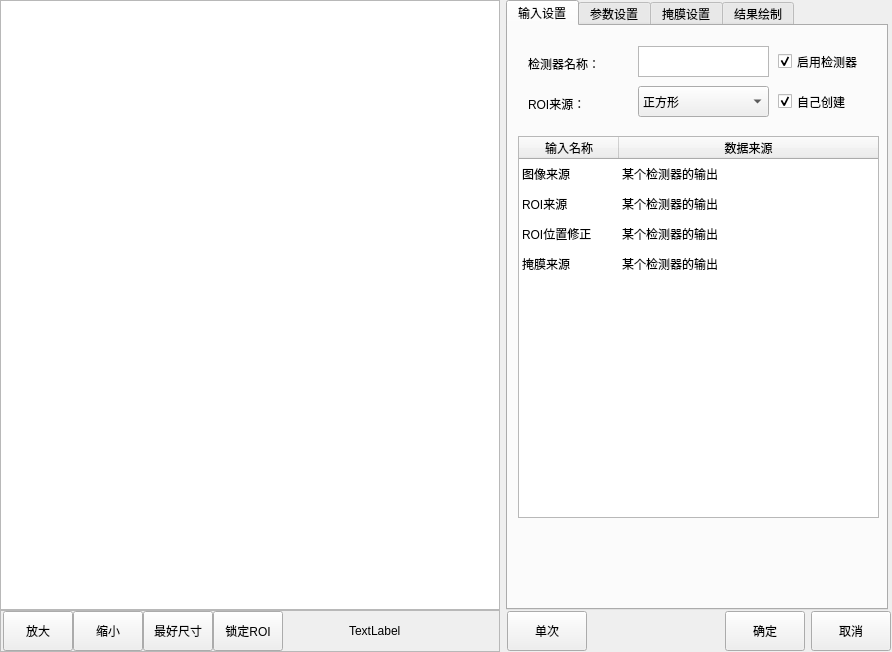
<?xml version="1.0" encoding="UTF-8"?>
<ui version="4.0">
 <class>CMvImageDefect</class>
 <widget class="QWidget" name="CMvImageDefect">
  <property name="geometry">
   <rect>
    <x>0</x>
    <y>0</y>
    <width>892</width>
    <height>652</height>
   </rect>
  </property>
  <property name="windowTitle">
   <string>图像缺陷</string>
  </property>
  <layout class="QHBoxLayout" name="horizontalLayout_3">
   <property name="leftMargin">
    <number>0</number>
   </property>
   <property name="topMargin">
    <number>0</number>
   </property>
   <property name="rightMargin">
    <number>0</number>
   </property>
   <property name="bottomMargin">
    <number>0</number>
   </property>
   <item>
    <layout class="QVBoxLayout" name="verticalLayout">
     <property name="spacing">
      <number>0</number>
     </property>
     <item>
      <widget class="QGraphicsView" name="graphicsView_mainImage">
       <property name="minimumSize">
        <size>
         <width>500</width>
         <height>600</height>
        </size>
       </property>
      </widget>
     </item>
     <item>
      <widget class="QFrame" name="frame">
       <property name="minimumSize">
        <size>
         <width>0</width>
         <height>42</height>
        </size>
       </property>
       <property name="maximumSize">
        <size>
         <width>16777215</width>
         <height>42</height>
        </size>
       </property>
       <property name="frameShape">
        <enum>QFrame::StyledPanel</enum>
       </property>
       <property name="frameShadow">
        <enum>QFrame::Raised</enum>
       </property>
       <layout class="QHBoxLayout" name="horizontalLayout">
        <property name="spacing">
         <number>0</number>
        </property>
        <property name="leftMargin">
         <number>2</number>
        </property>
        <property name="topMargin">
         <number>0</number>
        </property>
        <property name="rightMargin">
         <number>0</number>
        </property>
        <property name="bottomMargin">
         <number>0</number>
        </property>
        <item>
         <widget class="QPushButton" name="pushButton_zoomIn">
          <property name="minimumSize">
           <size>
            <width>70</width>
            <height>40</height>
           </size>
          </property>
          <property name="maximumSize">
           <size>
            <width>70</width>
            <height>40</height>
           </size>
          </property>
          <property name="text">
           <string>放大</string>
          </property>
         </widget>
        </item>
        <item>
         <widget class="QPushButton" name="pushButton_zoomOut">
          <property name="minimumSize">
           <size>
            <width>70</width>
            <height>40</height>
           </size>
          </property>
          <property name="maximumSize">
           <size>
            <width>70</width>
            <height>40</height>
           </size>
          </property>
          <property name="text">
           <string>缩小</string>
          </property>
         </widget>
        </item>
        <item>
         <widget class="QPushButton" name="pushButton_zoomBest">
          <property name="minimumSize">
           <size>
            <width>70</width>
            <height>40</height>
           </size>
          </property>
          <property name="maximumSize">
           <size>
            <width>70</width>
            <height>40</height>
           </size>
          </property>
          <property name="text">
           <string>最好尺寸</string>
          </property>
         </widget>
        </item>
        <item>
         <widget class="QPushButton" name="pushButton_lockRoiMove">
          <property name="minimumSize">
           <size>
            <width>70</width>
            <height>40</height>
           </size>
          </property>
          <property name="maximumSize">
           <size>
            <width>70</width>
            <height>40</height>
           </size>
          </property>
          <property name="text">
           <string>锁定ROI</string>
          </property>
         </widget>
        </item>
        <item>
         <spacer name="horizontalSpacer">
          <property name="orientation">
           <enum>Qt::Horizontal</enum>
          </property>
          <property name="sizeHint" stdset="0">
           <size>
            <width>63</width>
            <height>20</height>
           </size>
          </property>
         </spacer>
        </item>
        <item>
         <widget class="QLabel" name="label_mousePos">
          <property name="minimumSize">
           <size>
            <width>150</width>
            <height>40</height>
           </size>
          </property>
          <property name="maximumSize">
           <size>
            <width>150</width>
            <height>40</height>
           </size>
          </property>
          <property name="text">
           <string>TextLabel</string>
          </property>
         </widget>
        </item>
       </layout>
      </widget>
     </item>
    </layout>
   </item>
   <item>
    <layout class="QVBoxLayout" name="verticalLayout_2">
     <property name="spacing">
      <number>0</number>
     </property>
     <item>
      <widget class="QTabWidget" name="tabWidget">
       <property name="minimumSize">
        <size>
         <width>382</width>
         <height>602</height>
        </size>
       </property>
       <property name="maximumSize">
        <size>
         <width>380</width>
         <height>16777215</height>
        </size>
       </property>
       <property name="currentIndex">
        <number>0</number>
       </property>
       <widget class="QWidget" name="tab">
        <attribute name="title">
         <string>输入设置</string>
        </attribute>
        <widget class="QTableWidget" name="tableWidget_input">
         <property name="geometry">
          <rect>
           <x>10</x>
           <y>110</y>
           <width>361</width>
           <height>382</height>
          </rect>
         </property>
         <property name="minimumSize">
          <size>
           <width>361</width>
           <height>382</height>
          </size>
         </property>
         <property name="maximumSize">
          <size>
           <width>361</width>
           <height>382</height>
          </size>
         </property>
         <property name="editTriggers">
          <set>QAbstractItemView::NoEditTriggers</set>
         </property>
         <property name="selectionMode">
          <enum>QAbstractItemView::SingleSelection</enum>
         </property>
         <property name="selectionBehavior">
          <enum>QAbstractItemView::SelectRows</enum>
         </property>
         <property name="showGrid">
          <bool>false</bool>
         </property>
         <attribute name="horizontalHeaderStretchLastSection">
          <bool>true</bool>
         </attribute>
         <attribute name="verticalHeaderVisible">
          <bool>false</bool>
         </attribute>
         <row>
          <property name="text">
           <string>1</string>
          </property>
         </row>
         <row>
          <property name="text">
           <string>2</string>
          </property>
         </row>
         <row>
          <property name="text">
           <string>3</string>
          </property>
         </row>
         <row>
          <property name="text">
           <string>4</string>
          </property>
         </row>
         <column>
          <property name="text">
           <string>输入名称</string>
          </property>
         </column>
         <column>
          <property name="text">
           <string>数据来源</string>
          </property>
         </column>
         <item row="0" column="0">
          <property name="text">
           <string>图像来源</string>
          </property>
         </item>
         <item row="0" column="1">
          <property name="text">
           <string>某个检测器的输出</string>
          </property>
         </item>
         <item row="1" column="0">
          <property name="text">
           <string>ROI来源</string>
          </property>
         </item>
         <item row="1" column="1">
          <property name="text">
           <string>某个检测器的输出</string>
          </property>
         </item>
         <item row="2" column="0">
          <property name="text">
           <string>ROI位置修正</string>
          </property>
         </item>
         <item row="2" column="1">
          <property name="text">
           <string>某个检测器的输出</string>
          </property>
         </item>
         <item row="3" column="0">
          <property name="text">
           <string>掩膜来源</string>
          </property>
         </item>
         <item row="3" column="1">
          <property name="text">
           <string>某个检测器的输出</string>
          </property>
         </item>
        </widget>
        <widget class="QLabel" name="label_funcName">
         <property name="geometry">
          <rect>
           <x>20</x>
           <y>30</y>
           <width>81</width>
           <height>16</height>
          </rect>
         </property>
         <property name="text">
          <string>检测器名称：</string>
         </property>
        </widget>
        <widget class="QLabel" name="label_roiCreat">
         <property name="geometry">
          <rect>
           <x>20</x>
           <y>70</y>
           <width>91</width>
           <height>16</height>
          </rect>
         </property>
         <property name="text">
          <string>ROI来源：</string>
         </property>
        </widget>
        <widget class="QCheckBox" name="checkBox_enableFunc">
         <property name="geometry">
          <rect>
           <x>270</x>
           <y>20</y>
           <width>101</width>
           <height>31</height>
          </rect>
         </property>
         <property name="minimumSize">
          <size>
           <width>101</width>
           <height>31</height>
          </size>
         </property>
         <property name="text">
          <string>启用检测器</string>
         </property>
         <property name="checked">
          <bool>true</bool>
         </property>
        </widget>
        <widget class="QCheckBox" name="checkBox_roiCreat">
         <property name="geometry">
          <rect>
           <x>270</x>
           <y>60</y>
           <width>101</width>
           <height>31</height>
          </rect>
         </property>
         <property name="minimumSize">
          <size>
           <width>101</width>
           <height>31</height>
          </size>
         </property>
         <property name="text">
          <string>自己创建</string>
         </property>
         <property name="checked">
          <bool>true</bool>
         </property>
         <property name="tristate">
          <bool>false</bool>
         </property>
        </widget>
        <widget class="QPlainTextEdit" name="plainTextEdit_funcName">
         <property name="geometry">
          <rect>
           <x>130</x>
           <y>20</y>
           <width>131</width>
           <height>31</height>
          </rect>
         </property>
         <property name="minimumSize">
          <size>
           <width>131</width>
           <height>31</height>
          </size>
         </property>
         <property name="maximumSize">
          <size>
           <width>131</width>
           <height>31</height>
          </size>
         </property>
         <property name="overwriteMode">
          <bool>false</bool>
         </property>
        </widget>
        <widget class="QComboBox" name="comboBox_imageSource">
         <property name="geometry">
          <rect>
           <x>130</x>
           <y>60</y>
           <width>131</width>
           <height>31</height>
          </rect>
         </property>
         <property name="minimumSize">
          <size>
           <width>131</width>
           <height>31</height>
          </size>
         </property>
         <property name="maximumSize">
          <size>
           <width>131</width>
           <height>31</height>
          </size>
         </property>
         <item>
          <property name="text">
           <string>正方形</string>
          </property>
         </item>
         <item>
          <property name="text">
           <string>圆形</string>
          </property>
         </item>
         <item>
          <property name="text">
           <string>多边形</string>
          </property>
         </item>
        </widget>
       </widget>
       <widget class="QWidget" name="tab_2">
        <attribute name="title">
         <string>参数设置</string>
        </attribute>
        <widget class="QLabel" name="label_defectType">
         <property name="geometry">
          <rect>
           <x>130</x>
           <y>20</y>
           <width>111</width>
           <height>31</height>
          </rect>
         </property>
         <property name="text">
          <string>缺陷类型：</string>
         </property>
        </widget>
        <widget class="QComboBox" name="comboBox_defectType">
         <property name="geometry">
          <rect>
           <x>130</x>
           <y>50</y>
           <width>101</width>
           <height>31</height>
          </rect>
         </property>
         <item>
          <property name="text">
           <string>所有缺陷</string>
          </property>
         </item>
         <item>
          <property name="text">
           <string>暗于模板</string>
          </property>
         </item>
         <item>
          <property name="text">
           <string>亮于模板</string>
          </property>
         </item>
        </widget>
        <widget class="QLabel" name="label_titleJudged">
         <property name="geometry">
          <rect>
           <x>0</x>
           <y>190</y>
           <width>381</width>
           <height>31</height>
          </rect>
         </property>
         <property name="styleSheet">
          <string notr="true">background-color: qlineargradient(spread:pad, x1:0, y1:0, x2:1, y2:0, stop:0 rgba(80, 80, 80, 255), stop:1 rgba(120, 120, 120, 120));
color: rgb(255, 255, 255);</string>
         </property>
         <property name="text">
          <string>  筛选</string>
         </property>
         <property name="alignment">
          <set>Qt::AlignLeading|Qt::AlignLeft|Qt::AlignVCenter</set>
         </property>
        </widget>
        <widget class="QLabel" name="label_editTemplate">
         <property name="geometry">
          <rect>
           <x>10</x>
           <y>20</y>
           <width>111</width>
           <height>31</height>
          </rect>
         </property>
         <property name="text">
          <string>编辑模板：</string>
         </property>
        </widget>
        <widget class="QLabel" name="label_defectiveInformation">
         <property name="geometry">
          <rect>
           <x>10</x>
           <y>510</y>
           <width>111</width>
           <height>31</height>
          </rect>
         </property>
         <property name="text">
          <string>缺陷信息：</string>
         </property>
        </widget>
        <widget class="QPushButton" name="pushButton_editTemplate">
         <property name="geometry">
          <rect>
           <x>10</x>
           <y>50</y>
           <width>101</width>
           <height>31</height>
          </rect>
         </property>
         <property name="minimumSize">
          <size>
           <width>0</width>
           <height>0</height>
          </size>
         </property>
         <property name="text">
          <string>编辑模板</string>
         </property>
        </widget>
        <widget class="QPushButton" name="pushButton_defectiveInformation">
         <property name="geometry">
          <rect>
           <x>10</x>
           <y>540</y>
           <width>101</width>
           <height>31</height>
          </rect>
         </property>
         <property name="minimumSize">
          <size>
           <width>0</width>
           <height>0</height>
          </size>
         </property>
         <property name="text">
          <string>显示缺陷信息</string>
         </property>
        </widget>
        <widget class="QGroupBox" name="groupBox_area">
         <property name="enabled">
          <bool>false</bool>
         </property>
         <property name="geometry">
          <rect>
           <x>0</x>
           <y>250</y>
           <width>241</width>
           <height>79</height>
          </rect>
         </property>
         <property name="minimumSize">
          <size>
           <width>0</width>
           <height>0</height>
          </size>
         </property>
         <property name="title">
          <string>缺陷面积筛选</string>
         </property>
         <property name="checkable">
          <bool>false</bool>
         </property>
         <widget class="QDoubleSpinBox" name="doubleSpinBox_areaMax">
          <property name="geometry">
           <rect>
            <x>10</x>
            <y>40</y>
            <width>101</width>
            <height>31</height>
           </rect>
          </property>
          <property name="maximum">
           <double>50000000.000000000000000</double>
          </property>
         </widget>
         <widget class="QDoubleSpinBox" name="doubleSpinBox_areaMin">
          <property name="geometry">
           <rect>
            <x>130</x>
            <y>40</y>
            <width>101</width>
            <height>31</height>
           </rect>
          </property>
          <property name="maximum">
           <double>50000000.000000000000000</double>
          </property>
         </widget>
         <widget class="QLabel" name="label_23">
          <property name="geometry">
           <rect>
            <x>10</x>
            <y>10</y>
            <width>111</width>
            <height>31</height>
           </rect>
          </property>
          <property name="text">
           <string>缺陷面积上限：</string>
          </property>
         </widget>
         <widget class="QLabel" name="label_24">
          <property name="geometry">
           <rect>
            <x>130</x>
            <y>10</y>
            <width>111</width>
            <height>31</height>
           </rect>
          </property>
          <property name="text">
           <string>缺陷面积下限：</string>
          </property>
         </widget>
        </widget>
        <widget class="QCheckBox" name="checkBox_area">
         <property name="geometry">
          <rect>
           <x>260</x>
           <y>260</y>
           <width>47</width>
           <height>16</height>
          </rect>
         </property>
         <property name="text">
          <string>开启</string>
         </property>
        </widget>
        <widget class="QGroupBox" name="groupBox_rectangleWidth">
         <property name="enabled">
          <bool>false</bool>
         </property>
         <property name="geometry">
          <rect>
           <x>0</x>
           <y>340</y>
           <width>241</width>
           <height>79</height>
          </rect>
         </property>
         <property name="minimumSize">
          <size>
           <width>0</width>
           <height>0</height>
          </size>
         </property>
         <property name="title">
          <string>缺陷斜矩形宽度筛选：</string>
         </property>
         <widget class="QDoubleSpinBox" name="doubleSpinBox_rectangleMaxWidth">
          <property name="geometry">
           <rect>
            <x>10</x>
            <y>40</y>
            <width>101</width>
            <height>31</height>
           </rect>
          </property>
          <property name="maximum">
           <double>999999.000000000000000</double>
          </property>
         </widget>
         <widget class="QDoubleSpinBox" name="doubleSpinBox_rectangleMinWidth">
          <property name="geometry">
           <rect>
            <x>130</x>
            <y>40</y>
            <width>101</width>
            <height>31</height>
           </rect>
          </property>
          <property name="maximum">
           <double>999999.000000000000000</double>
          </property>
         </widget>
         <widget class="QLabel" name="label_11">
          <property name="geometry">
           <rect>
            <x>10</x>
            <y>10</y>
            <width>111</width>
            <height>31</height>
           </rect>
          </property>
          <property name="text">
           <string>最小矩形宽度上限：</string>
          </property>
         </widget>
         <widget class="QLabel" name="label_12">
          <property name="geometry">
           <rect>
            <x>130</x>
            <y>10</y>
            <width>111</width>
            <height>31</height>
           </rect>
          </property>
          <property name="text">
           <string>最小矩形宽度下限：</string>
          </property>
         </widget>
        </widget>
        <widget class="QCheckBox" name="checkBox_rectangleWidth">
         <property name="geometry">
          <rect>
           <x>260</x>
           <y>350</y>
           <width>49</width>
           <height>16</height>
          </rect>
         </property>
         <property name="minimumSize">
          <size>
           <width>49</width>
           <height>16</height>
          </size>
         </property>
         <property name="text">
          <string>开启</string>
         </property>
        </widget>
        <widget class="QGroupBox" name="groupBox_rectangleHight">
         <property name="enabled">
          <bool>false</bool>
         </property>
         <property name="geometry">
          <rect>
           <x>0</x>
           <y>430</y>
           <width>241</width>
           <height>79</height>
          </rect>
         </property>
         <property name="minimumSize">
          <size>
           <width>0</width>
           <height>0</height>
          </size>
         </property>
         <property name="title">
          <string>缺陷斜矩形高度筛选：</string>
         </property>
         <widget class="QDoubleSpinBox" name="doubleSpinBox_rectangleMaxHight">
          <property name="geometry">
           <rect>
            <x>10</x>
            <y>40</y>
            <width>101</width>
            <height>31</height>
           </rect>
          </property>
          <property name="maximum">
           <double>100.000000000000000</double>
          </property>
         </widget>
         <widget class="QDoubleSpinBox" name="doubleSpinBox_rectangleMinHight">
          <property name="geometry">
           <rect>
            <x>130</x>
            <y>40</y>
            <width>101</width>
            <height>31</height>
           </rect>
          </property>
          <property name="maximum">
           <double>999999.000000000000000</double>
          </property>
         </widget>
         <widget class="QLabel" name="label_15">
          <property name="geometry">
           <rect>
            <x>10</x>
            <y>10</y>
            <width>111</width>
            <height>31</height>
           </rect>
          </property>
          <property name="text">
           <string>最小矩形高度上限：</string>
          </property>
         </widget>
         <widget class="QLabel" name="label_16">
          <property name="geometry">
           <rect>
            <x>130</x>
            <y>10</y>
            <width>111</width>
            <height>31</height>
           </rect>
          </property>
          <property name="text">
           <string>最小矩形高度下限：</string>
          </property>
         </widget>
        </widget>
        <widget class="QCheckBox" name="checkBox_rectangleHight">
         <property name="geometry">
          <rect>
           <x>260</x>
           <y>440</y>
           <width>47</width>
           <height>16</height>
          </rect>
         </property>
         <property name="text">
          <string>开启</string>
         </property>
        </widget>
        <widget class="QGroupBox" name="groupBox_grayLevel">
         <property name="geometry">
          <rect>
           <x>0</x>
           <y>90</y>
           <width>361</width>
           <height>79</height>
          </rect>
         </property>
         <property name="minimumSize">
          <size>
           <width>271</width>
           <height>0</height>
          </size>
         </property>
         <property name="maximumSize">
          <size>
           <width>16777215</width>
           <height>16777215</height>
          </size>
         </property>
         <property name="title">
          <string>缺陷灰度阈值</string>
         </property>
         <widget class="QSpinBox" name="spinBox_grayLevelMax">
          <property name="geometry">
           <rect>
            <x>10</x>
            <y>40</y>
            <width>101</width>
            <height>31</height>
           </rect>
          </property>
          <property name="minimumSize">
           <size>
            <width>0</width>
            <height>0</height>
           </size>
          </property>
          <property name="maximum">
           <number>255</number>
          </property>
         </widget>
         <widget class="QSpinBox" name="spinBox_grayLevelMin">
          <property name="geometry">
           <rect>
            <x>130</x>
            <y>40</y>
            <width>101</width>
            <height>31</height>
           </rect>
          </property>
          <property name="maximum">
           <number>255</number>
          </property>
         </widget>
         <widget class="QLabel" name="label_21">
          <property name="geometry">
           <rect>
            <x>10</x>
            <y>10</y>
            <width>111</width>
            <height>31</height>
           </rect>
          </property>
          <property name="text">
           <string>缺陷灰度上限：</string>
          </property>
         </widget>
         <widget class="QLabel" name="label_22">
          <property name="geometry">
           <rect>
            <x>130</x>
            <y>10</y>
            <width>111</width>
            <height>31</height>
           </rect>
          </property>
          <property name="text">
           <string>灰度下限缺陷：</string>
          </property>
         </widget>
         <widget class="QLabel" name="label_ImageDifferences">
          <property name="geometry">
           <rect>
            <x>250</x>
            <y>10</y>
            <width>111</width>
            <height>31</height>
           </rect>
          </property>
          <property name="text">
           <string>差异图像：</string>
          </property>
         </widget>
         <widget class="QPushButton" name="pushButton_ImageDifferences">
          <property name="geometry">
           <rect>
            <x>250</x>
            <y>40</y>
            <width>101</width>
            <height>31</height>
           </rect>
          </property>
          <property name="minimumSize">
           <size>
            <width>0</width>
            <height>0</height>
           </size>
          </property>
          <property name="text">
           <string>显示差异图像</string>
          </property>
         </widget>
        </widget>
       </widget>
       <widget class="QWidget" name="tab_3">
        <attribute name="title">
         <string>掩膜设置</string>
        </attribute>
        <widget class="QWidget" name="widget_Mask" native="true">
         <property name="enabled">
          <bool>false</bool>
         </property>
         <property name="geometry">
          <rect>
           <x>0</x>
           <y>50</y>
           <width>371</width>
           <height>251</height>
          </rect>
         </property>
         <widget class="QLabel" name="label_penWidth">
          <property name="geometry">
           <rect>
            <x>10</x>
            <y>50</y>
            <width>111</width>
            <height>31</height>
           </rect>
          </property>
          <property name="text">
           <string>画笔尺寸：</string>
          </property>
         </widget>
         <widget class="QSpinBox" name="spinBox_lightTime">
          <property name="geometry">
           <rect>
            <x>130</x>
            <y>50</y>
            <width>131</width>
            <height>31</height>
           </rect>
          </property>
          <property name="suffix">
           <string>像素</string>
          </property>
          <property name="minimum">
           <number>5</number>
          </property>
          <property name="maximum">
           <number>1000</number>
          </property>
         </widget>
         <widget class="QPushButton" name="pushButton_maskAll">
          <property name="geometry">
           <rect>
            <x>10</x>
            <y>160</y>
            <width>121</width>
            <height>40</height>
           </rect>
          </property>
          <property name="minimumSize">
           <size>
            <width>0</width>
            <height>40</height>
           </size>
          </property>
          <property name="maximumSize">
           <size>
            <width>16777215</width>
            <height>30</height>
           </size>
          </property>
          <property name="text">
           <string>掩盖所有</string>
          </property>
         </widget>
         <widget class="QPushButton" name="pushButton_maskNull">
          <property name="enabled">
           <bool>false</bool>
          </property>
          <property name="geometry">
           <rect>
            <x>10</x>
            <y>110</y>
            <width>121</width>
            <height>40</height>
           </rect>
          </property>
          <property name="minimumSize">
           <size>
            <width>0</width>
            <height>40</height>
           </size>
          </property>
          <property name="maximumSize">
           <size>
            <width>16777215</width>
            <height>30</height>
           </size>
          </property>
          <property name="text">
           <string>清空掩膜</string>
          </property>
         </widget>
         <widget class="QPushButton" name="pushButton_saveMask">
          <property name="geometry">
           <rect>
            <x>10</x>
            <y>210</y>
            <width>121</width>
            <height>40</height>
           </rect>
          </property>
          <property name="minimumSize">
           <size>
            <width>0</width>
            <height>40</height>
           </size>
          </property>
          <property name="maximumSize">
           <size>
            <width>16777215</width>
            <height>30</height>
           </size>
          </property>
          <property name="text">
           <string>保存修改</string>
          </property>
         </widget>
         <widget class="QLabel" name="label_editMode">
          <property name="geometry">
           <rect>
            <x>10</x>
            <y>10</y>
            <width>111</width>
            <height>31</height>
           </rect>
          </property>
          <property name="text">
           <string>编辑方式：</string>
          </property>
         </widget>
         <widget class="QComboBox" name="comboBox_editMode">
          <property name="geometry">
           <rect>
            <x>130</x>
            <y>10</y>
            <width>131</width>
            <height>31</height>
           </rect>
          </property>
          <item>
           <property name="text">
            <string>增加掩膜</string>
           </property>
          </item>
          <item>
           <property name="text">
            <string>删除掩膜</string>
           </property>
          </item>
         </widget>
        </widget>
        <widget class="QLabel" name="label_dEtectionMask">
         <property name="geometry">
          <rect>
           <x>10</x>
           <y>20</y>
           <width>111</width>
           <height>31</height>
          </rect>
         </property>
         <property name="text">
          <string>检测区域的掩膜：</string>
         </property>
        </widget>
        <widget class="QComboBox" name="comboBox_dEtectionMask">
         <property name="geometry">
          <rect>
           <x>130</x>
           <y>20</y>
           <width>131</width>
           <height>31</height>
          </rect>
         </property>
         <item>
          <property name="text">
           <string>不使用掩膜</string>
          </property>
         </item>
         <item>
          <property name="text">
           <string>本检测器ROI内掩膜</string>
          </property>
         </item>
         <item>
          <property name="text">
           <string>其他算法的掩膜</string>
          </property>
         </item>
        </widget>
       </widget>
       <widget class="QWidget" name="tab_4">
        <attribute name="title">
         <string>结果绘制</string>
        </attribute>
        <widget class="QCheckBox" name="checkBox_valuTrig">
         <property name="geometry">
          <rect>
           <x>270</x>
           <y>20</y>
           <width>101</width>
           <height>31</height>
          </rect>
         </property>
         <property name="text">
          <string>启用绘制</string>
         </property>
         <property name="checked">
          <bool>true</bool>
         </property>
        </widget>
        <widget class="QLabel" name="label_lineColour">
         <property name="geometry">
          <rect>
           <x>10</x>
           <y>60</y>
           <width>121</width>
           <height>31</height>
          </rect>
         </property>
         <property name="text">
          <string>线条颜色：</string>
         </property>
        </widget>
        <widget class="QSpinBox" name="spinBox_lineWidth">
         <property name="geometry">
          <rect>
           <x>130</x>
           <y>20</y>
           <width>131</width>
           <height>31</height>
          </rect>
         </property>
         <property name="suffix">
          <string>磅</string>
         </property>
         <property name="minimum">
          <number>1</number>
         </property>
         <property name="maximum">
          <number>5</number>
         </property>
        </widget>
        <widget class="QComboBox" name="comboBox_lineColour">
         <property name="geometry">
          <rect>
           <x>130</x>
           <y>60</y>
           <width>131</width>
           <height>31</height>
          </rect>
         </property>
         <item>
          <property name="text">
           <string>颜色</string>
          </property>
         </item>
        </widget>
        <widget class="QLabel" name="label_lineWidth">
         <property name="geometry">
          <rect>
           <x>10</x>
           <y>20</y>
           <width>121</width>
           <height>31</height>
          </rect>
         </property>
         <property name="text">
          <string>线条宽度：</string>
         </property>
        </widget>
       </widget>
      </widget>
     </item>
     <item>
      <layout class="QHBoxLayout" name="horizontalLayout_2">
       <property name="leftMargin">
        <number>1</number>
       </property>
       <property name="topMargin">
        <number>1</number>
       </property>
       <property name="rightMargin">
        <number>1</number>
       </property>
       <property name="bottomMargin">
        <number>1</number>
       </property>
       <item>
        <widget class="QPushButton" name="pushButton_ones">
         <property name="minimumSize">
          <size>
           <width>80</width>
           <height>40</height>
          </size>
         </property>
         <property name="maximumSize">
          <size>
           <width>80</width>
           <height>40</height>
          </size>
         </property>
         <property name="text">
          <string>单次</string>
         </property>
        </widget>
       </item>
       <item>
        <spacer name="horizontalSpacer_2">
         <property name="orientation">
          <enum>Qt::Horizontal</enum>
         </property>
         <property name="sizeHint" stdset="0">
          <size>
           <width>40</width>
           <height>20</height>
          </size>
         </property>
        </spacer>
       </item>
       <item>
        <widget class="QPushButton" name="pushButton_affirm">
         <property name="minimumSize">
          <size>
           <width>80</width>
           <height>40</height>
          </size>
         </property>
         <property name="maximumSize">
          <size>
           <width>80</width>
           <height>40</height>
          </size>
         </property>
         <property name="text">
          <string>确定</string>
         </property>
        </widget>
       </item>
       <item>
        <widget class="QPushButton" name="pbPrev_cancel">
         <property name="minimumSize">
          <size>
           <width>80</width>
           <height>40</height>
          </size>
         </property>
         <property name="maximumSize">
          <size>
           <width>80</width>
           <height>40</height>
          </size>
         </property>
         <property name="text">
          <string>取消</string>
         </property>
        </widget>
       </item>
      </layout>
     </item>
    </layout>
   </item>
  </layout>
 </widget>
 <layoutdefault spacing="6" margin="11"/>
 <resources>
  <include location="CMvFindRoundParamWidget.qrc"/>
 </resources>
 <connections/>
</ui>
